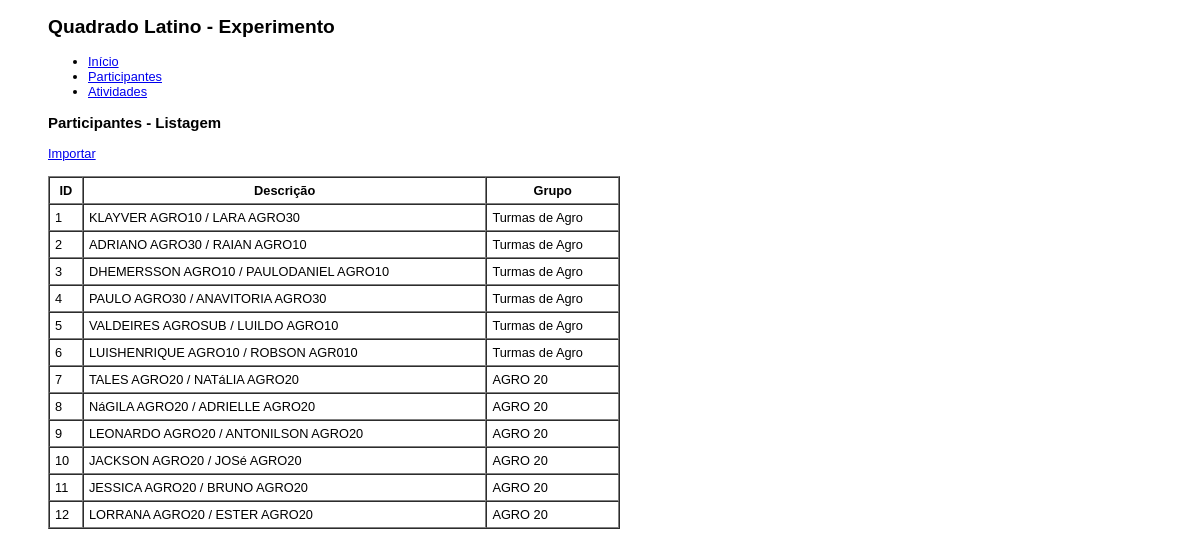
The app's page /app/?module=participante with its own data.
### tables this page shows
CREATE TABLE `participantes` (
  `id_participante` int(11) NOT NULL AUTO_INCREMENT,
  `id_grupo` varchar(30) DEFAULT NULL,
  `participante` varchar(100) DEFAULT NULL,
  `sorteado` int(11) DEFAULT '0',
  PRIMARY KEY (`id_participante`)
);

CREATE TABLE `grupos` (
  `id_grupo` int(11) NOT NULL AUTO_INCREMENT,
  `grupo` varchar(100) DEFAULT NULL,
  PRIMARY KEY (`id_grupo`)
);

### app/includes/App.class.php (called while the page is built, shortened)
<?php
class App {
	var $con;
	public function __construct() {
		$this->con = new Mysqli("localhost","root","ifma","unplugged_opencv");
	}
	public function query($sql) {
		$res = $this->con->query($sql);
		$rows = array();
		while($row = $res->fetch_assoc()) {
			$rows[] = $row;
		}
		return $rows;
	}
}

### app/modules/participante.list.php (the view)
<?php
	$sql = "select * from participantes p, grupos g where p.id_grupo = g.id_grupo";
	$list = $app->query($sql);
?>
<h3>Participantes - Listagem</h3>
<a href="/quadlatino/app/?module=participante&action=import">Importar</a>
<br />
<br />
<table width="50%" border="1" cellpadding="5" cellspacing="0">
	<tr>
		<th>ID</th>
		<th>Descrição</th>
		<th>Grupo</th>
	</tr>
	<?php foreach($list as $key=>$item) { ?>
	<tr>
		<td><?=$item["id_participante"]?></td>
		<td><?=$item["participante"]?></td>
		<td><?=$item["grupo"]?></td>
	</tr>
	<?php } ?>
</table>

### app/index.php (style rules this page uses)
body { padding-left:40px;font-family: arial;font-size: 80%; }

### records on screen
participantes: id_participante "1", participante "KLAYVER AGRO10 / LARA AGRO30", id_grupo.grupo "Turmas de Agro"
participantes: id_participante "2", participante "ADRIANO AGRO30 / RAIAN AGRO10", id_grupo.grupo "Turmas de Agro"
participantes: id_participante "3", participante "DHEMERSSON AGRO10 / PAULODANIEL AGRO10", id_grupo.grupo "Turmas de Agro"
participantes: id_participante "4", participante "PAULO AGRO30 / ANAVITORIA AGRO30", id_grupo.grupo "Turmas de Agro"
participantes: id_participante "5", participante "VALDEIRES AGROSUB / LUILDO AGRO10", id_grupo.grupo "Turmas de Agro"
participantes: id_participante "6", participante "LUISHENRIQUE AGRO10 / ROBSON AGR010", id_grupo.grupo "Turmas de Agro"
participantes: id_participante "7", participante "TALES AGRO20 / NATáLIA AGRO20", id_grupo.grupo "AGRO 20"
participantes: id_participante "8", participante "NáGILA AGRO20 / ADRIELLE AGRO20", id_grupo.grupo "AGRO 20"
participantes: id_participante "9", participante "LEONARDO AGRO20 / ANTONILSON AGRO20", id_grupo.grupo "AGRO 20"
participantes: id_participante "10", participante "JACKSON AGRO20 / JOSé AGRO20", id_grupo.grupo "AGRO 20"
participantes: id_participante "11", participante "JESSICA AGRO20 / BRUNO AGRO20", id_grupo.grupo "AGRO 20"
participantes: id_participante "12", participante "LORRANA AGRO20 / ESTER AGRO20", id_grupo.grupo "AGRO 20"
